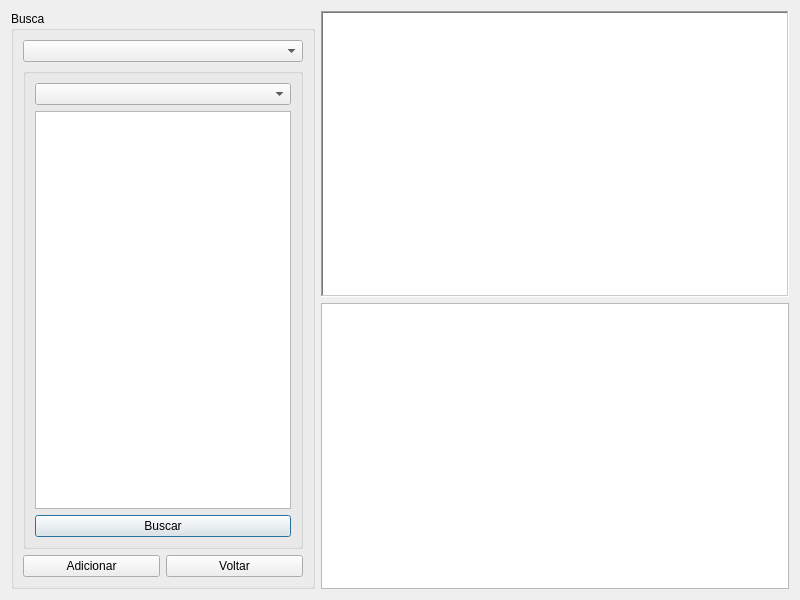
<?xml version="1.0" encoding="UTF-8"?>
<ui version="4.0">
 <class>busca</class>
 <widget class="QDialog" name="busca">
  <property name="geometry">
   <rect>
    <x>0</x>
    <y>0</y>
    <width>800</width>
    <height>600</height>
   </rect>
  </property>
  <property name="windowTitle">
   <string>Busca no banco</string>
  </property>
  <layout class="QGridLayout" name="gridLayout_2">
   <item row="0" column="1">
    <widget class="QTextEdit" name="enunciado_questao">
     <property name="frameShape">
      <enum>QFrame::WinPanel</enum>
     </property>
    </widget>
   </item>
   <item row="1" column="1">
    <widget class="QTextEdit" name="resposta_questao"/>
   </item>
   <item row="0" column="0" rowspan="2">
    <widget class="QGroupBox" name="groupBox">
     <property name="title">
      <string>Busca</string>
     </property>
     <layout class="QGridLayout" name="gridLayout">
      <item row="1" column="2" colspan="2">
       <widget class="QComboBox" name="materia">
        <property name="currentText">
         <string/>
        </property>
        <property name="insertPolicy">
         <enum>QComboBox::InsertAlphabetically</enum>
        </property>
       </widget>
      </item>
      <item row="2" column="2" colspan="2">
       <widget class="QGroupBox" name="groupBox_2">
        <property name="title">
         <string/>
        </property>
        <property name="flat">
         <bool>false</bool>
        </property>
        <property name="checkable">
         <bool>false</bool>
        </property>
        <layout class="QVBoxLayout" name="verticalLayout">
         <item>
          <widget class="QComboBox" name="assunto"/>
         </item>
         <item>
          <widget class="QListWidget" name="list_questoes"/>
         </item>
         <item>
          <widget class="QPushButton" name="buscar_bd">
           <property name="text">
            <string>Buscar</string>
           </property>
          </widget>
         </item>
        </layout>
       </widget>
      </item>
      <item row="3" column="3">
       <widget class="QPushButton" name="voltar">
        <property name="text">
         <string>Voltar</string>
        </property>
       </widget>
      </item>
      <item row="3" column="2">
       <widget class="QPushButton" name="adicionar_question">
        <property name="text">
         <string>Adicionar</string>
        </property>
       </widget>
      </item>
     </layout>
    </widget>
   </item>
  </layout>
 </widget>
 <resources/>
 <connections/>
</ui>
